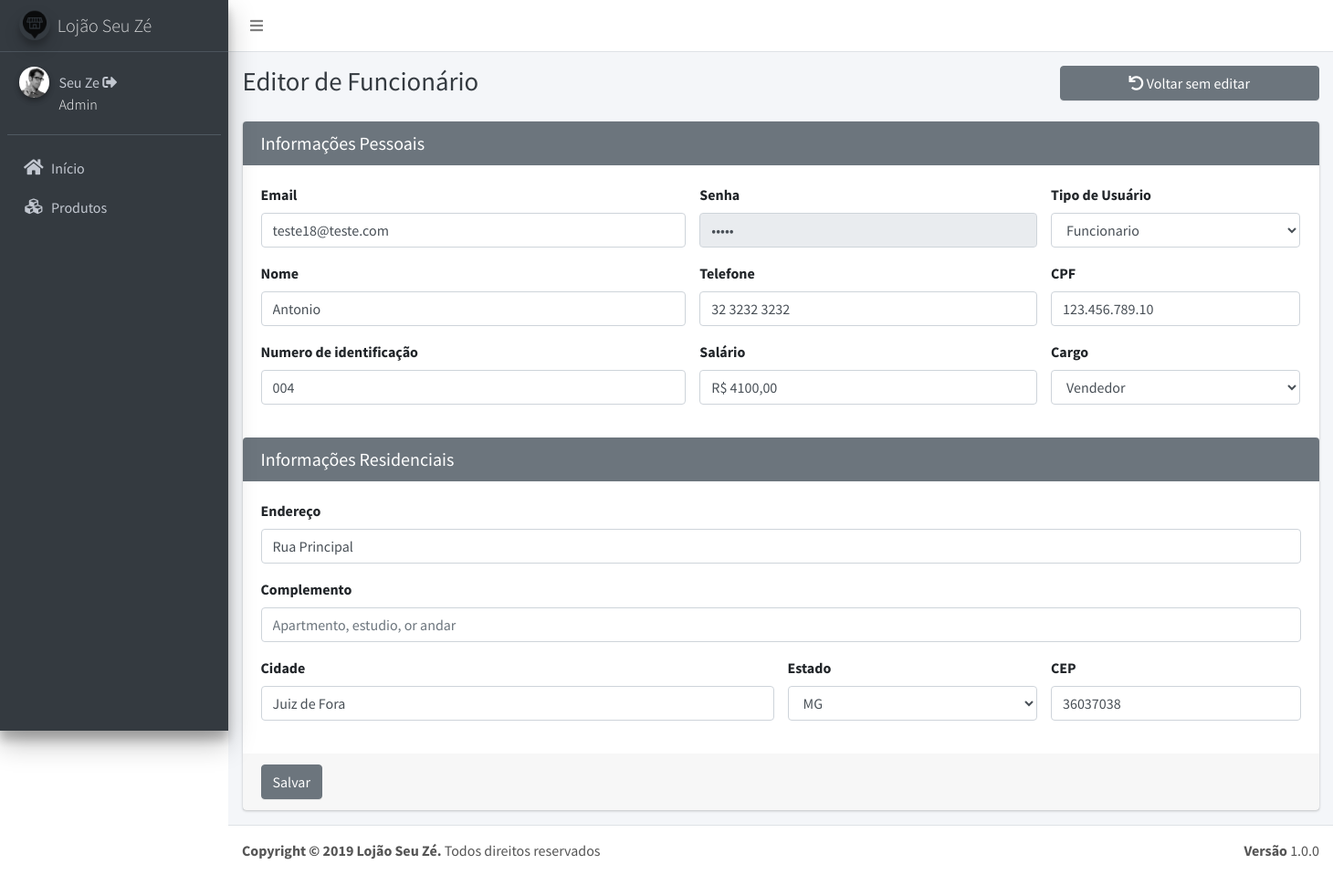
/updateFuncionario.php?id=26 (signed in), run on an earlier commit of the app's database.
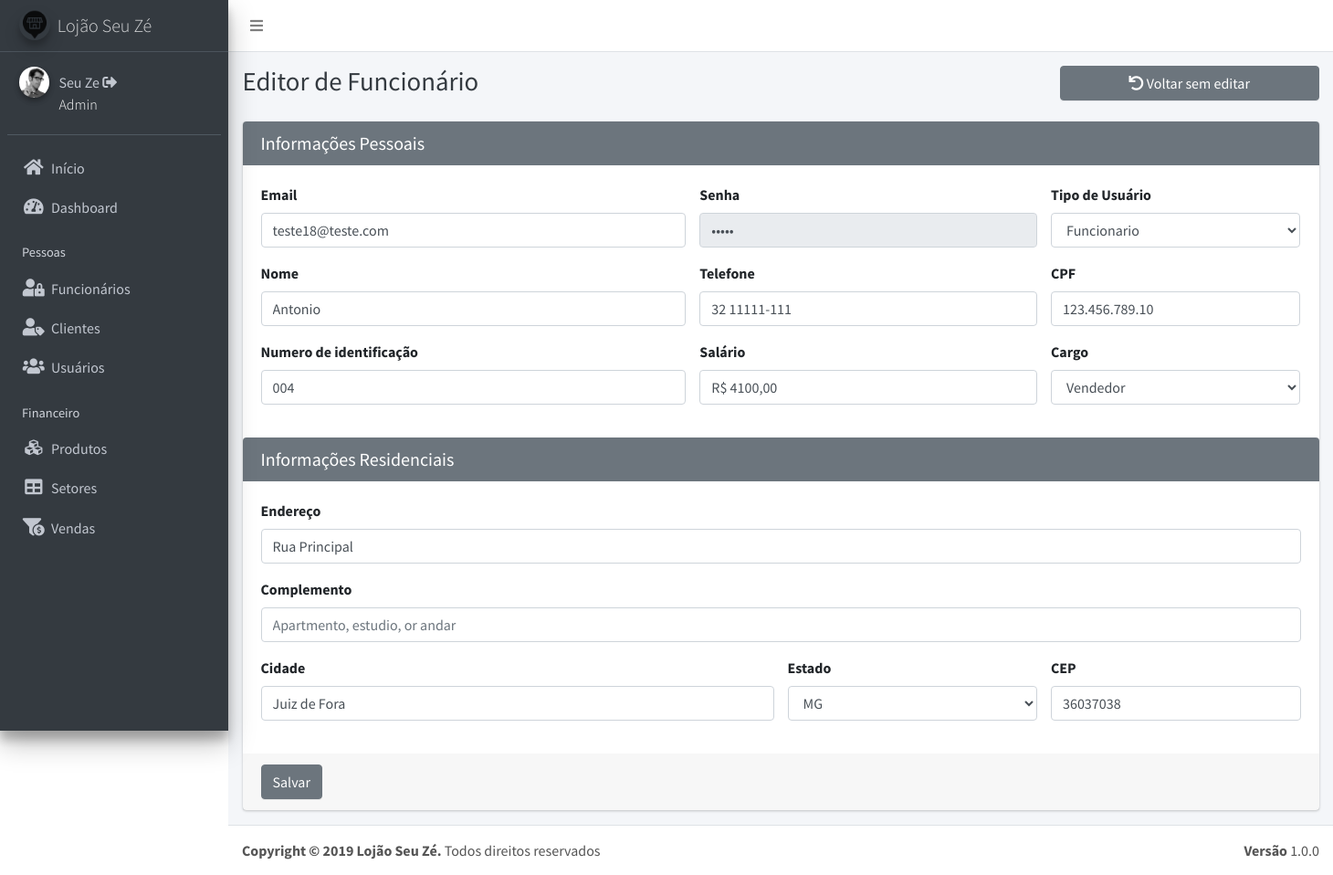
And on a later commit of the database.
### tables this page shows
CREATE TABLE `usuarios` (
  `id` int(11) NOT NULL,
  `email` varchar(20) NOT NULL,
  `senha` varchar(40) NOT NULL,
  `tipo` varchar(11) NOT NULL,
  `nome` varchar(50) NOT NULL,
  `telefone` varchar(12) NOT NULL,
  `cpf` varchar(14) NOT NULL,
  `endereco` varchar(40) NOT NULL,
  `complemento` varchar(40) DEFAULT NULL,
  `cidade` varchar(40) NOT NULL,
  `estado` varchar(40) NOT NULL,
  `cep` varchar(10) NOT NULL,
  `cnpj` varchar(40) DEFAULT NULL,
  `nid` varchar(10) DEFAULT NULL,
  `salario` varchar(11) DEFAULT NULL,
  `cargo` varchar(40) DEFAULT NULL
);

### updateFuncionario.php (the view, shortened to what the changed rows need)
<?php require ('header.php'); ?>
<?php require ('dashboard.php'); ?>
  <div class="content-wrapper">
    <div class="content-header">
      <div class="container-fluid">
        <div class="row mb-2">
          <div class="col-sm-6">
            <h1 class="m-0 text-dark">Editor de Funcionário</h1>
          </div>
        </div>
      </div>
    </div>
    <section class="content">
      <div class="container-fluid">
        <div class="row">
          <section class="col-lg-12 connectedSortable">
          <div class="card card-secondary">
                <?php
                    $id = $_GET['id'];
                    $sql = "SELECT * FROM usuarios WHERE id = $id";
                    $result = $conexao->query($sql);
                    while($row = $result->fetch_assoc())
                    {
                ?>
              <form action="" method="POST" target="_self" role="form">
                <div class="card-body">
                  <div class="row">
                    <div class="form-group col-md-5">
                      <label for="inputEmail">Email</label>
                      <input type="email" name="email" class="form-control" id="inputEmail" placeholder="Digite o email" value="<?php echo $row['email'] ?>" required>
                    </div>
                    <div class="form-group col-md-4">
                      <label for="inputSenha">Senha</label>
                      <input type="password" name="senha" class="form-control" id="inputSenha" placeholder="Digite a senha" value="<?php echo $row['senha'] ?>" disabled>
                    </div>
                    <div class="form-group col-md-3">
                      <label>Tipo de Usuário</label>
                      <select class="form-control select2 select2-hidden-accessible" style="width: 100%;" tabindex="-1" aria-hidden="true" name="tipo">
                        <option <?php if($row['tipo']=="Funcionario")echo "selected" ?> >Funcionario</option>
                      </select>
                    </div>
                  </div>
                  <div class="row">
                    <div class="form-group col-md-5">
                      <label for="inputNome">Nome</label>
                      <input type="text" name="nome" class="form-control" id="inputNome" placeholder="Digite o nome" value="<?php echo $row['nome'] ?>" required>
                    </div>
                    <div class="form-group col-md-4">
                      <label for="inputTelefone">Telefone</label>
                      <input type="text" name="telefone" class="form-control" id="inputTelefone"  placeholder="(11) 11111-1111" onkeypress="mascara(this, '## #####-####')"  maxlength="13" value="<?php echo $row['telefone'] ?>" required>
                    </div>
                    <div class="form-group col-md-3">
                      <label for="inputCPF">CPF</label>
                      <input type="text" name="cpf" class="form-control" id="inputCPF" placeholder="111.111.111-11" onkeypress="mascara(this, '###.###.###-##')"  maxlength="14" value="<?php echo $row['cpf'] ?>" required>
                    </div>
                  </div>
                  <div class="row">
                    <div class="form-group col-md-5">
                      <label for="inputCNPJ">Numero de identificação</label>
                      <input type="text" name="nid" class="form-control"  id="inputNID" placeholder="0011" value="<?php echo $row['nid'] ?>" required>
                    </div>
                    <div class="form-group col-md-4">
                      <label for="inputCNPJ">Salário</label>
                      <input type="text" name="salario" class="form-control" id="inputCNPJ" id="inputSalario" placeholder="2200.01" value="<?php echo $row['salario'] ?>" required>
                    </div>
                    <div class="form-group col-md-3">
                      <label for="inputCNPJ">Cargo</label>
                      <select id="cargo" class="form-control select2 select2-hidden-accessible" style="width: 100%;" tabindex="-1" aria-hidden="true" name="cargo">
                      <option <?php if($row['cargo']=="Vendedor")echo "selected" ?>>Vendedor</option>
                    </select>
                    </div>
                  </div>
                </div>
                <div class="card-header">
                  <h3 class="card-title">Informações Residenciais</h3>
                </div>
                <div class="card-body">
                  <div class="row">
                      <div class="form-group col-md-12">
                        <label for="inputEndereco">Endereço</label>
                        <input type="text" name="endereco" class="form-control" id="inputEndereco" placeholder="Av. Rio Branco" value="<?php echo $row['endereco'] ?>" required>
                      </div>
                  </div>
                  <div class="row">
                      <div class="form-group col-md-12">
                        <label for="inputComplemento">Complemento</label>
                        <input type="text" name="complemento" class="form-control" id="inputComplemento" placeholder="Apartmento, estudio, or andar" value="<?php echo $row['complemento'] ?>">
                      </div>
                  </div>
                  <div class="row">
                    <div class="form-group col-md-6">
                      <label for="inputCidade">Cidade</label>
                      <input type="text" name="cidade" class="form-control" id="inputCidade" placeholder="Juiz de Fora" value="<?php echo $row['cidade'] ?>" required>
                    </div>
                    <div class="form-group col-md-3">
                      <label>Estado</label>
                      <select class="form-control select2 select2-hidden-accessible" style="width: 100%;" tabindex="-1" aria-hidden="true" name="estado" selected="<?php echo $row['estado'] ?>">
                        <option <?php if($row['estado']=="MG")echo "selected" ?> >MG</option>
                      </select>
                    </div>
                    <div class="form-group col-md-3">
                      <label for="inputCEP">CEP</label>
                      <input type="text" name="cep" class="form-control" id="inputCEP" onkeypress="mascara(this, '##.###-###')" placeholder="11.111-111" maxlength="10" value="<?php echo $row['cep'] ?>" required>
                    </div>
                  </div>
                </div>
                <div class="card-footer">
                  <button type="submit" name="submit" class="btn btn-secondary">Salvar</button>
                </div>
              </form>
            <?php } ?>
            </div>
          </div>
          </section>
        </div>
      </div>
<?php require ('footer.php');?>

### dashboard.php (shortened to what the changed rows need)
<aside class="main-sidebar sidebar-dark-primary elevation-4">
   <div class="sidebar">
     <nav class="mt-2">
       <ul class="nav nav-pills nav-sidebar flex-column" data-widget="treeview" role="menu" data-accordion="false">
         <li class="nav-item">
           <a href="inicio.php" class="nav-link">
           </a>
         </li>
         <?php if ($_SESSION['cargo'] == "Administrador") { ?>
         <li class="nav-item">
           <a href="index.php" class="nav-link">
             <i class="nav-icon fa fa-tachometer-alt"></i>
             <p>
               Dashboard
             </p>
           </a>
         </li>
         <?php } ?>
         <?php if ($_SESSION['cargo'] == "Administrador") { ?>
         <li class="nav-header">Pessoas</li>
         <li class="nav-item">
           <a href="listaFuncionarios.php" class="nav-link">
             <i class="nav-icon fa fa-user-lock"></i>
             <p>
               Funcionários
             </p>
           </a>
         </li>
         <li class="nav-item">
           <a href="listaClientes.php" class="nav-link">
             <i class="nav-icon fa fa-user-tag"></i>
             <p>
               Clientes
             </p>
           </a>
         </li>
         <li class="nav-item">
           <a href="listaUsuario.php" class="nav-link">
             <i class="nav-icon fa fa-users"></i>
             <p>
               Usuários
             </p>
           </a>
         </li>
         <li class="nav-header">Financeiro</li>
         <?php } ?>
          <li class="nav-item">
           <a href="#" class="nav-link">
           </a>
         </li>
         <?php if ($_SESSION['cargo'] == "Administrador") { ?>
         <li class="nav-item">
           <a href="#" class="nav-link">
             <i class="nav-icon fa fa-table"></i>
             <p>
               Setores
             </p>
           </a>
         </li>
         <?php } ?>
         <?php if ($_SESSION['cargo'] == "Administrador" || $_SESSION['cargo'] == "Vendedor") { ?>
         <li class="nav-item">
           <a href="#" class="nav-link">
             <i class="nav-icon fa fa-funnel-dollar "></i>
             <p>
               Vendas
             </p>
           </a>
         </li>
         <?php } ?>
       </ul>
     </nav>
   </div>
 </aside>

What changed in the data, as far as the page shows it:
changed usuarios "teste18@teste.com": telefone "32 3232 3232" → "32 11111-111"
Also different on the page:
text now shown: "Dashboard Pessoas Funcionários Clientes Usuários Financeiro Setores Vendas"
